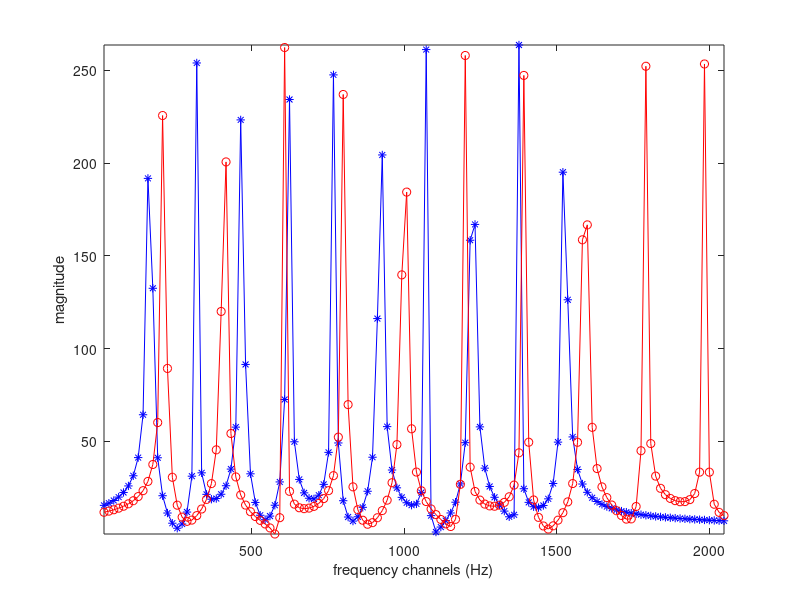
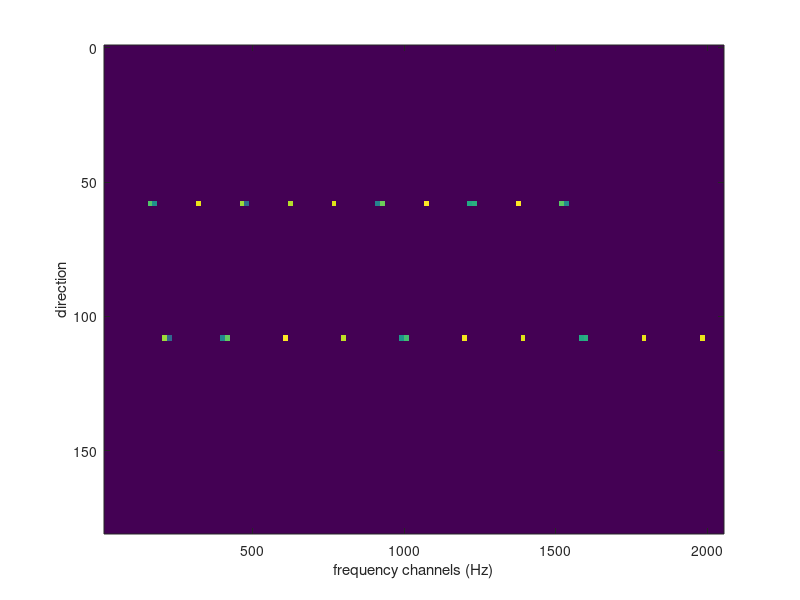
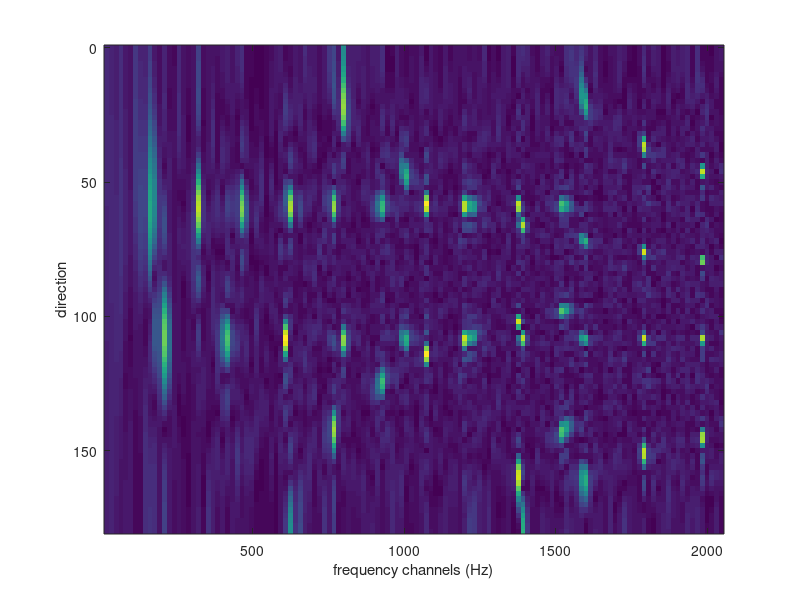
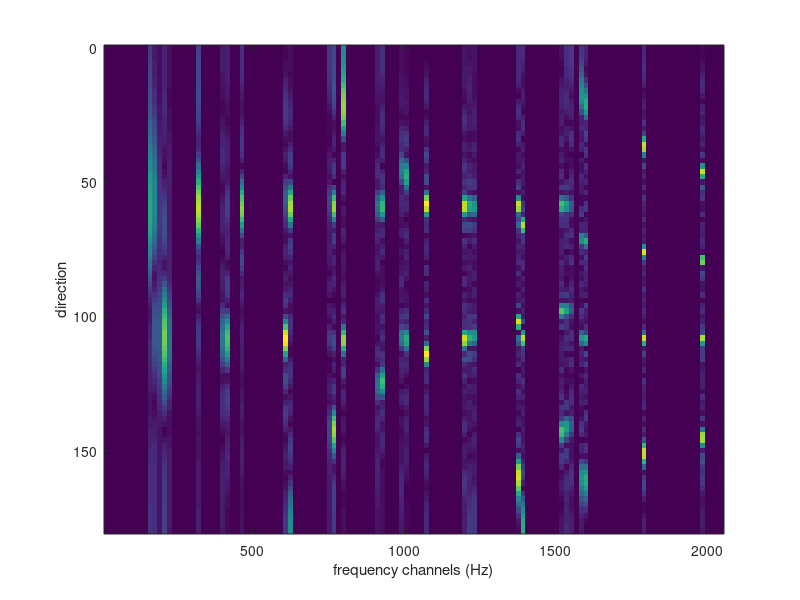

These figures' MATLAB source, in order: (Note: this script raises an error after producing the figures.)
clear all;
close all;
clc;
%% %%%%%%%%%----------------parameters for Radar------------------%%%%%%%%%%
% %% ------------------------array signal--------------------------------- %%
% C=3*10^8;
% M=10; %number of ULA 
% K=2;
% theta = [68.78 108.42]';
% resolution = 2;
% grid = (0:resolution:180)';
% N = length(grid);
% i=sqrt(-1);
% %% ----------------------wideband signal generation--------------------- %%
% T=256;%signal length
% C_N=256;%number of channels
% fs=4096*10^6;
% B=[485 485]*10^6;
% r=B./(T/fs);
% t=(0:T-1)/fs;
% N_t=length(t);
% f0=[544 1024]*10^6;
% amp = [1 1]';
% S=zeros(K,T);
% for k=1:K
% S(k,:) = amp(k)*exp(2*i* pi *(f0(k)*t+0.5*r(k)*t.^2));
% end
% % S(1,:) = exp(2*i* pi *(100*t))+exp(2*i* pi *(200*t))+exp(2*i* pi *(300*t))+exp(2*i* pi *(400*t));%+exp(2*i* pi *(500*t))
% % S(2,:) = exp(2*i* pi *(145*t))+exp(2*i* pi *(2*145*t))+exp(2*i* pi *(3*145*t))+exp(2*i* pi *(4*145*t));%+exp(2*i* pi *(5*145*t))
% 
% % observed signal
% Y0 = (fft(S,C_N,2));
% f=[fs/C_N:fs/C_N:fs/2];
% C_N=C_N/2;
% Y00 = Y0(:,1:C_N);
% figure
% plot(f/10^6,abs(Y00(1,:)),'b*-')
% hold on
% plot(f/10^6,abs(Y00(2,:)),'ro-')
% xlabel('frequency channels (MHz)')
% ylabel('magnitude')
% axis tight;
% figure
% plot(abs(Y00(1,:)),'b*-')
% hold on
% plot(abs(Y00(2,:)),'ro-')
% lambda=C./f;
% f_ref=640*10^6;
% d=0.5*C/f_ref;
% x_true=zeros(N,C_N);
% x_true(29,34:64)=1;
% x_true(55,64:98)=1;
% figure
% imagesc(f/10^6,grid,x_true)
% xlabel('frequency channels (MHz)')
% ylabel('direction')
%% %%%%%%%%----------------parameters for Sonar-------------%%%%%%%%%%%%%%%
%% ------------------------array signal--------------------------------- %%
C=1500;
M=10; %number of ULA 
K=2;
theta = [58.77 108.42]';
%theta = [68.78 108.42]';
resolution = 2;
grid = (0:resolution:180)';
N = length(grid);
i=sqrt(-1);
%% ----------------------wideband signal generation--------------------- %%
T=256;%signal length
C_N=256;%number of channels
fs=4096;
C_f=fs/C_N;
t=(0:T-1)/fs;
N_t=length(t);
Order=10;
f0=[151 197];%180
amp = [1 1]';
S=zeros(K,T);
for k=1:K
    for n=1:Order
       S(k,:) = S(k,:)+amp(k)*exp(2*i* pi *(n*f0(k)*t));
    end
end
Y0 = (fft(S,C_N,2));
f=[C_f:C_f:fs/2];
C_N=C_N/2;
Y00 = Y0(:,1:C_N);
figure
plot(f,abs(Y00(1,:)),'b*-')
hold on
plot(f,abs(Y00(2,:)),'ro-')
% hold on
% plot(f,abs(Y00(3,:)),'k.-')
% hold on
% plot(f,abs(Y00(4,:)),'y--')
xlabel('frequency channels (Hz)')
ylabel('magnitude')
axis tight;
pos_channel_1=find(abs(Y00(1,:))>80);
pos_channel_2=find(abs(Y00(2,:))>80);
% pos_channel_3=find(abs(Y00(3,:))>80);
% pos_channel_4=find(abs(Y00(4,:))>80);
pos_channel=unique([pos_channel_1 pos_channel_2]);%pos_channel_3 pos_channel_4

lambda=C./f;
f_ref=500;
d=0.5*C/f_ref;
x_true=zeros(N,C_N);
pos_true= [fix(theta(1)/resolution)+1 fix(theta(2)/resolution)+1]'; %fix(theta(3)/resolution)+1 fix(theta(4)/resolution)+1
x_true(pos_true(1),pos_channel_1)=abs(Y00(1,pos_channel_1));
x_true(pos_true(2),pos_channel_2)=abs(Y00(2,pos_channel_2));
% x_true(pos_true(3),pos_channel_3)=1;
% x_true(pos_true(4),pos_channel_4)=1;
figure
imagesc(f,grid,x_true)
xlabel('frequency channels (Hz)')
ylabel('direction')
% d_err = 0.2*randn(M,1);
% d_err(1) = 0;
d_err = zeros(M,1);
%% --------uniform linear array (ULA), with the origin at the middle-----%%
A_true = zeros(C_N*M,K);
for tn=1:C_N
    for m = 1:M
       for k = 1:K
       A_true((tn-1)*M+m,k) = exp(-2*i * pi *(d*(m-(M+1)/2)+d_err(m))* cos(theta(k)/180*pi)/lambda(tn));
        end
    end
end
%% --------------------observation generation----------------------------%%
Y=zeros(M,C_N);
for tn = 1:C_N
    Y(:,tn) = A_true((tn-1)*M+1:tn*M,:)*Y00(:,tn);
end
%% -----------------------Dictionary construct---------------------------%%
A = zeros(C_N*M,N);
B = zeros(C_N*M,N);
for tn=1:C_N
    for m = 1:M
       for n = 1:N
       A((tn-1)*M+m,n) = exp(-2*i * pi *(d*(m-(M+1)/2)) * cos(grid(n)/180*pi)/lambda(tn));
       B((tn-1)*M+m,n) = 2*i * pi *(d*(m-(M+1)/2)) * sin(grid(n)/180*pi)/lambda(tn)* A((tn-1)*M+m,n);
        end
    end
end
%%  ----------------add noise-------------------------
%snr = [-10 -15 -18];
snr = -35;
Err_1=zeros(length(snr),1);
Err_2=zeros(length(snr),1);
%N_exp = 10;
N_exp = 1;
for nnn=1:length(snr)
    nnn
    for mmm=1:N_exp
Sigma_a=sqrt(10^(-snr(nnn)/10));
Noise=Sigma_a*randn(size(Y))/sqrt(2)+sqrt(-1)*Sigma_a*randn(size(Y))/sqrt(2);
Y_n = Y + Noise;
SNR=0;
for nnnn=1:10 
    SNR=SNR+10*log10(norm(Y(nnnn,:))^2/norm(Noise(nnnn,:))^2);
end
SNR=SNR/20
%% ------------------------conventioal beamforming-----------------------%%
Xbeam_hat=zeros(N,C_N);
for tn=1:C_N
    Xbeam_hat(:,tn)=A((tn-1)*M+1:(tn)*M,:)'*Y_n(:,tn);
end
figure
imagesc(f,grid,abs(Xbeam_hat))
xlabel('frequency channels (Hz)')
ylabel('direction')
temp=sort(mean(abs(Xbeam_hat(:,10:end))));
temp_a=temp(88);
pos_channel = find(mean(abs(Xbeam_hat(:,10:end)))>temp_a)+9;
Xbeam_hat_channel=zeros(size(Xbeam_hat));
Xbeam_hat_channel(:,pos_channel)=Xbeam_hat(:,pos_channel);
figure
imagesc(f,grid,abs(Xbeam_hat_channel))
xlabel('frequency channels (Hz)')
ylabel('direction')
%%
A_temp=zeros(M*length(pos_channel),N);
Y_temp=zeros(M,length(pos_channel));
for nn=1:length(pos_channel)
    A_temp((nn-1)*M+1:nn*M,:)=A((pos_channel(nn)-1)*M+1:pos_channel(nn)*M,:);
    B_temp((nn-1)*M+1:nn*M,:)=B((pos_channel(nn)-1)*M+1:pos_channel(nn)*M,:);
    Y_temp(:,nn)=Y_n(:,pos_channel(nn));
end
%% ----------------------------BP+averaging---------------------------%%
% Xbp_hat_h = zeros(N,C_N);
% lam1=0.8;
% Xbp_hat=zeros(N,length(pos_channel));
% for nn=1:length(pos_channel)
% cvx_begin
%         variable  Xbp(N) complex;
%         minimize(norm(Xbp,1)+lam1*norm(Y_temp(:,nn)-A_temp((nn-1)*M+1:(nn)*M,:)*Xbp));  
% cvx_end 
% Xbp_hat(:,nn)=Xbp;
% end
% Xbp_hat_h (:,pos_channel)=Xbp_hat;
% figure
% imagesc(f,grid,abs(Xbp_hat_h));
% xlabel('frequency channels (Hz)')
% ylabel('direction')
% %% ----------------------------joint BPDN---------------------------%%
% Xbp_hat_h_joint = zeros(N,C_N);
% C_N_1=length(pos_channel);
% lam2=0.1;
% 
% cvx_begin
%      variable xgbp(N*C_N_1) complex;
%      expression temp(N); 
%      expression x_temp(C_N_1);  
%      for t=1:N     
%      for nn=1:C_N_1
%          x_temp(nn)=xgbp(t+(nn-1)*N);
%      end
%          temp(t)=norm(x_temp,2);  
%      end
%        temp_e=0;
%         for t=1:C_N_1
%         temp_e=temp_e+norm(Y_temp(:,t)-A_temp((t-1)*M+1:(t)*M,:)*xgbp((t-1)*N+1:t*N),2);
%         end
%      minimize(sum(temp,1)+lam2*temp_e);    
% cvx_end
% 
% Xbp_hat_j=reshape(xgbp,N,C_N_1);
% Xbp_hat_h_joint (:,pos_channel)=Xbp_hat_j;
% figure
% imagesc(f,grid,abs(Xbp_hat_h_joint));
% xlabel('frequency channels (Hz)')
% ylabel('direction')
%% ------------------------------fused Lasso-----------------------------%%
% Xbp_hat_h = zeros(N,C_N);
% C_N_1=length(pos_channel);
% D_oper = zeros( (C_N_1 - 1) , N * C_N_1 );
% for t = 1 : C_N_1-1 
%     D_oper( t , : ) = [ zeros(1 , (t-1)*N) , ones(1,N) ,  -1*ones(1,N) , zeros(1 , N*C_N_1-(2+(t-1))*N)];
% end
% lam1=1;
% lam2=1;
% tic;
% cvx_begin
%         variable  Xbp(N*C_N_1) complex;
%         minimize(lam1*norm(Xbp,1)+lam2*norm(D_oper*Xbp,1));  
%         temp=0;
%         for t=1:length(pos_channel)
%         temp=temp+norm(Y_n(:,pos_channel(t))-A((pos_channel(t)-1)*M+1:(pos_channel(t))*M,:)*Xbp((t-1)*N+1:t*N),2);
%         end
%         subject to
%         temp<=350*(Sigma_a);
% cvx_end 
% toc
% Xbp_hat=reshape(Xbp,N,C_N_1);
% Xbp_hat_h (:,pos_channel)=Xbp_hat;
% figure
% imagesc(f,grid,abs(Xbp_hat_h));
% xlabel('frequency channels (Hz)')
% ylabel('direction')
%% --------------------SBL without joint sparsity------------------------%%
% Xbcs_s_hat=zeros(N,C_N);
% for t=1:length(pos_channel)
% Xbcs_s_hat(:,pos_channel(t))=bcs_vb( A((pos_channel(t)-1)*M+1:pos_channel(t)*M,:),Y_n(:,pos_channel(t)));    
% end
% figure
% imagesc(f,grid,abs(Xbcs_s_hat))
% xlabel('frequency channels (Hz)')
% ylabel('direction')
%% --------------------SBL with joint sparsity---------------------------%% 
% Xbcs_g_hat_h=zeros(N,C_N); 
% Xbcs_g_hat=bmtl_vb(A_temp,Y_temp);
% Xbcs_g_hat_h(:,pos_channel)=Xbcs_g_hat;
% figure
% imagesc(f,grid,abs(Xbcs_g_hat_h))
% xlabel('frequency channels (Hz)')
% ylabel('direction')
% 
%% ------------------------MTL-CS-DP-(on-grid)---------------------------%%
Xdp_hat_h=zeros(N,C_N);
[Xdp_hat alpha_m alpha0_DP]=bmtl_DP(A_temp,Y_temp);
Xdp_hat_h(:,pos_channel)=Xdp_hat;
alpha_m=alpha_m/max(max(alpha_m));
pos_alpha_m=find(sum(alpha_m)>0.5);
figure
imagesc(f,grid,abs(Xdp_hat_h))
xlabel('frequency channels (Hz)')
ylabel('direction')
[ind alpha_DP]=kmeans(alpha_m(:,pos_alpha_m).',2,'EmptyAction','drop');


theta_ex=[58 60];
%theta_ex=[108 110];
pos_theta_ex = fix(theta_ex/resolution)+1;

pos_DP=find(alpha_DP(:,pos_theta_ex)>0.01);
alpha_DP_1 = alpha_DP(pos_DP(1),:);
if pos_DP(1)==2;
alpha_DP_2 = alpha_DP(1,:);
else
alpha_DP_2 = alpha_DP(2,:);  
end
theta_test = [min(theta_ex):0.01:max(theta_ex)];
pos_test=[1:min(pos_theta_ex)-1 max(pos_theta_ex)+1:N];
temp_func = zeros(length(theta_test),1);
temp_func_inv = zeros(length(theta_test),1);
[temp bbb_temp]=max(Xdp_hat);
%f_test_temp_1=  pos_channel_1;%[10 20 29 39 48 58 67 77 86 95]
%f_test_temp_1=[13 26 38 51 63 76 88 100 112 125];
%f_test_temp_1=[13 26 38 51 63 76 88 100 112 125];
% f_test_temp_1 = pos_channel;
% pos_test_temp = zeros(length(f_test_temp_1),1);
% for nn=1:length(f_test_temp_1)
%     if isempty(find(pos_channel==f_test_temp_1(nn)))
%        pos_test_temp(nn) = 0;
%     else
%     pos_test_temp(nn)=find(pos_channel==f_test_temp_1(nn));
%     end
% end
% pos_test_temp_temp=find(pos_test_temp);
% pos_test_temp = pos_test_temp(pos_test_temp_temp);
pos_test_temp_1 = find(bbb_temp==pos_theta_ex(1));
pos_test_temp_2 = find(bbb_temp==pos_theta_ex(2));
if length(pos_test_temp_1)>=length(pos_test_temp_2)
pos_test_temp = pos_test_temp_1;
else
pos_test_temp = pos_test_temp_2; 
end
f_temp = f(pos_channel);
a_steer=zeros(M,1);
d_steer=zeros(M,1);
d_M=d*([1:M]-(M+1)/2)';
for kk = 1:length(theta_test);
 for nn=1:length(pos_test_temp)
%  nn=11;
 f_t = f_temp (pos_test_temp(nn));
 [aa_temp bb_pos]=max(Xdp_hat(:,pos_test_temp(nn)));
 if abs(bb_pos-pos_theta_ex(1))<=1;
     alpha_DP_temp=alpha_DP_1;
 else
     alpha_DP_temp=alpha_DP_2; 
 end
 lambda_temp = C./f_t;
 a_steer = exp(-2*i * pi *(d_M)* cos(theta_test(kk)/180*pi)/lambda_temp);
 d_steer = 2*i * pi *(d_M) * sin(theta_test(kk)/180*pi)/lambda_temp.*a_steer;
 A_temp_test = A_temp((pos_test_temp(nn)-1)*M+1:pos_test_temp(nn)*M,pos_test);
 R_y_f = Y_temp(:,pos_test_temp(nn))*Y_temp(:,pos_test_temp(nn))';
 Sigma_test = A_temp_test*diag(alpha_DP_temp(pos_test))* A_temp_test' + Sigma_a^2*eye(M);%alpha0_DP/T*sqrt(2)
 temp_func(kk) = temp_func(kk) + ...
     (a_steer'*inv(Sigma_test)*(a_steer*a_steer'*inv(Sigma_test)*R_y_f-R_y_f*inv(Sigma_test)*a_steer*a_steer')*inv(Sigma_test)*d_steer)/(a_steer'*inv(Sigma_test)*R_y_f*inv(Sigma_test)*a_steer);
 %temp_func(kk) = (a_steer'*inv(Sigma_test)*(a_steer*a_steer'*inv(Sigma_test)*R_y_f-R_y_f*inv(Sigma_test)*a_steer*a_steer')*inv(Sigma_test)*d_steer)/(a_steer'*inv(Sigma_test)*R_y_f*inv(Sigma_test)*a_steer);
 end
 temp_func_inv(kk)=1/(real(temp_func(kk)));
end
% figure
% plot(theta_test,real(temp_func));
figure
plot(theta_test,10*log(abs(temp_func_inv)/max((abs(temp_func_inv)))));
est_theta_pos_1=find(abs(temp_func_inv)==max(abs(temp_func_inv)));
est_theta_DP = theta_test(est_theta_pos_1)

theta_ex=[108 110];
pos_theta_ex = fix(theta_ex/resolution)+1;

pos_DP=find(alpha_DP(:,pos_theta_ex)>0.01);
alpha_DP_1 = alpha_DP(pos_DP(1),:);
if pos_DP(1)==2;
alpha_DP_2 = alpha_DP(1,:);
else
alpha_DP_2 = alpha_DP(2,:);  
end
theta_test = [min(theta_ex):0.01:max(theta_ex)];
pos_test=[1:min(pos_theta_ex)-1 max(pos_theta_ex)+1:N];
temp_func = zeros(length(theta_test),1);
temp_func_inv = zeros(length(theta_test),1);
[temp bbb_temp]=max(Xdp_hat);
%f_test_temp_1=  pos_channel_1;%[10 20 29 39 48 58 67 77 86 95]
%f_test_temp_1=[13 26 38 51 63 76 88 100 112 125];
%f_test_temp_1=[13 26 38 51 63 76 88 100 112 125];
% f_test_temp_1 = pos_channel;
% pos_test_temp = zeros(length(f_test_temp_1),1);
% for nn=1:length(f_test_temp_1)
%     if isempty(find(pos_channel==f_test_temp_1(nn)))
%        pos_test_temp(nn) = 0;
%     else
%     pos_test_temp(nn)=find(pos_channel==f_test_temp_1(nn));
%     end
% end
% pos_test_temp_temp=find(pos_test_temp);
% pos_test_temp = pos_test_temp(pos_test_temp_temp);
pos_test_temp_1 = find(bbb_temp==pos_theta_ex(1));
pos_test_temp_2 = find(bbb_temp==pos_theta_ex(2));
if length(pos_test_temp_1)>=length(pos_test_temp_2)
pos_test_temp = pos_test_temp_1;
else
pos_test_temp = pos_test_temp_2; 
end
f_temp = f(pos_channel);
a_steer=zeros(M,1);
d_steer=zeros(M,1);
d_M=d*([1:M]-(M+1)/2)';
for kk = 1:length(theta_test);
 for nn=1:length(pos_test_temp)
%  nn=11;
 f_t = f_temp (pos_test_temp(nn));
 [aa_temp bb_pos]=max(Xdp_hat(:,pos_test_temp(nn)));
 if abs(bb_pos-pos_theta_ex(1))<=1;
     alpha_DP_temp=alpha_DP_1;
 else
     alpha_DP_temp=alpha_DP_2; 
 end
 lambda_temp = C./f_t;
 a_steer = exp(-2*i * pi *(d_M)* cos(theta_test(kk)/180*pi)/lambda_temp);
 d_steer = 2*i * pi *(d_M) * sin(theta_test(kk)/180*pi)/lambda_temp.*a_steer;
 A_temp_test = A_temp((pos_test_temp(nn)-1)*M+1:pos_test_temp(nn)*M,pos_test);
 R_y_f = Y_temp(:,pos_test_temp(nn))*Y_temp(:,pos_test_temp(nn))';
 Sigma_test = A_temp_test*diag(alpha_DP_temp(pos_test))* A_temp_test' + Sigma_a^2*eye(M);%alpha0_DP/T*sqrt(2)
 temp_func(kk) = temp_func(kk) + ...
     (a_steer'*inv(Sigma_test)*(a_steer*a_steer'*inv(Sigma_test)*R_y_f-R_y_f*inv(Sigma_test)*a_steer*a_steer')*inv(Sigma_test)*d_steer)/(a_steer'*inv(Sigma_test)*R_y_f*inv(Sigma_test)*a_steer);
 %temp_func(kk) = (a_steer'*inv(Sigma_test)*(a_steer*a_steer'*inv(Sigma_test)*R_y_f-R_y_f*inv(Sigma_test)*a_steer*a_steer')*inv(Sigma_test)*d_steer)/(a_steer'*inv(Sigma_test)*R_y_f*inv(Sigma_test)*a_steer);
 end
 temp_func_inv(kk)=1/(real(temp_func(kk)));
end
% figure
% plot(theta_test,real(temp_func));
figure
plot(theta_test,10*log(abs(temp_func_inv)/max((abs(temp_func_inv)))));
est_theta_pos_1=find(abs(temp_func_inv)==max(abs(temp_func_inv)));
est_theta_DP = theta_test(est_theta_pos_1)


% xp_rec = grid;
% Xdp_hat_ref=max(abs(Xdp_hat_h(:,pos_channel_1(2))).^2,abs(Xdp_hat_h(:,pos_channel_2(1))).^2);
% figure(101),plot(theta, 10*log10(amp.^2), 'bo', xp_rec, 10*log10(abs(Xdp_hat_h(:,pos_channel_1(2))).^2/Xdp_hat_ref), 'r*-');
% hold on
% plot(xp_rec, 10*log10(abs(Xdp_hat_h(:,pos_channel_2(1))).^2/Xdp_hat_ref), 'rx-');
% %axis([0,180,min([10*log10(amp.^2); 10*log10(abs(Xdp_hat_h(:,pos_channel_2(1))).^2/max(abs(Xdp_hat_h(:,pos_channel_2(1))).^2))]),max([10*log10(amp.^2); 10*log10(abs(Xdp_hat_h(:,pos_channel_2(1))).^2/max(abs(Xdp_hat_h(:,pos_channel_2(1))).^2))])+3]);
% xlabel('DOA (degrees)', 'fontsize',12); ylabel('Power (dB)','fontsize',12);
% legend('True DOAs','target-1','target-2');
% axis tight;
%% ------------------------RVM zhangmeng Liu---------------------
X_RVM_hat_h=zeros(N,C_N);
[X_RVM_hat alpha alpha0] = mt_CS(A_temp,Y_temp);
X_RVM_hat_h(:,pos_channel)=X_RVM_hat;
figure
imagesc(f,grid,abs(X_RVM_hat_h))
xlabel('frequency channels (Hz)')
ylabel('direction')
%% testing
theta_ex=[56 58 60];
%theta_ex=[106 108 110];
pos_theta_ex = fix(theta_ex/resolution)+1;
theta_test = [min(theta_ex):0.01:max(theta_ex)];
pos_test=[1:min(pos_theta_ex)-1 max(pos_theta_ex)+1:N];
temp_func = zeros(length(theta_test),1);
temp_func_inv = zeros(length(theta_test),1);
%f_test_temp_1=  [10 20 29 39 48 58 67 77 86 95];
%f_test_temp_1=[13 26 38 51 63 76 88 100 112 125];
%f_test_temp_1=[13 26 38 51 63 76 88 100 112 125];
f_test_temp_1 = pos_channel;
pos_test_temp = zeros(length(f_test_temp_1),1);
for nn=1:length(f_test_temp_1)
    if isempty(find(pos_channel==f_test_temp_1(nn)))
       pos_test_temp(nn) = 0;
    else
    pos_test_temp(nn)=find(pos_channel==f_test_temp_1(nn));
    end
end
pos_test_temp_temp=find(pos_test_temp);
pos_test_temp = pos_test_temp(pos_test_temp_temp);
f_temp = f(pos_channel);
a_steer=zeros(M,1);
d_steer=zeros(M,1);
d_M=d*([1:M]-(M+1)/2)';
for kk = 1:length(theta_test);
 for nn=1:length(pos_test_temp)
%  nn=11;
 f_t = f_temp (pos_test_temp(nn));
 lambda_temp = C./f_t;
 a_steer = exp(-2*i * pi *(d_M)* cos(theta_test(kk)/180*pi)/lambda_temp);
 d_steer = 2*i * pi *(d_M) * sin(theta_test(kk)/180*pi)/lambda_temp.*a_steer;
 A_temp_test = A_temp((pos_test_temp(nn)-1)*M+1:pos_test_temp(nn)*M,pos_test);
 R_y_f = Y_temp(:,pos_test_temp(nn))*Y_temp(:,pos_test_temp(nn))';
 Sigma_test = A_temp_test*diag(alpha(pos_test))* A_temp_test' + alpha0/T*sqrt(2)*eye(M);
 temp_func(kk) = temp_func(kk) + ...
     (a_steer'*inv(Sigma_test)*(a_steer*a_steer'*inv(Sigma_test)*R_y_f-R_y_f*inv(Sigma_test)*a_steer*a_steer')*inv(Sigma_test)*d_steer)/(a_steer'*inv(Sigma_test)*R_y_f*inv(Sigma_test)*a_steer);
 %temp_func(kk) = (a_steer'*inv(Sigma_test)*(a_steer*a_steer'*inv(Sigma_test)*R_y_f-R_y_f*inv(Sigma_test)*a_steer*a_steer')*inv(Sigma_test)*d_steer)/(a_steer'*inv(Sigma_test)*R_y_f*inv(Sigma_test)*a_steer);
 end
 temp_func_inv(kk)=1/(real(temp_func(kk)));
end
% figure
% plot(theta_test,real(temp_func));
figure
plot(theta_test,10*log(abs(temp_func_inv)/max((abs(temp_func_inv)))));
est_theta_pos_1=find(abs(temp_func_inv)==max(abs(temp_func_inv)));
est_theta_1 = theta_test(est_theta_pos_1)

theta_ex=[106 108 110];
pos_theta_ex = fix(theta_ex/resolution)+1;
theta_test = [min(theta_ex):0.01:max(theta_ex)];
pos_test=[1:min(pos_theta_ex)-1 max(pos_theta_ex)+1:N];
temp_func = zeros(length(theta_test),1);
temp_func_inv = zeros(length(theta_test),1);
%f_test_temp_1= pos_channel_2;
%f_test_temp_1=[13 26 38 51 63 76 88 100 112 125];
%f_test_temp_1=[13 26 38 51 63 76 88 100 112 125];
f_test_temp_1 = pos_channel;
pos_test_temp = zeros(length(f_test_temp_1),1);
for nn=1:length(f_test_temp_1)
    if isempty(find(pos_channel==f_test_temp_1(nn)))
       pos_test_temp(nn) = 0;
    else
    pos_test_temp(nn)=find(pos_channel==f_test_temp_1(nn));
    end
end
pos_test_temp_temp=find(pos_test_temp);
pos_test_temp = pos_test_temp(pos_test_temp_temp);
f_temp = f(pos_channel);
a_steer=zeros(M,1);
d_steer=zeros(M,1);
d_M=d*([1:M]-(M+1)/2)';
for kk = 1:length(theta_test);
 for nn=1:length(pos_test_temp)
%  nn=11;
 f_t = f_temp (pos_test_temp(nn));
 lambda_temp = C./f_t;
 a_steer = exp(-2*i * pi *(d_M)* cos(theta_test(kk)/180*pi)/lambda_temp);
 d_steer = 2*i * pi *(d_M) * sin(theta_test(kk)/180*pi)/lambda_temp.*a_steer;
 A_temp_test = A_temp((pos_test_temp(nn)-1)*M+1:pos_test_temp(nn)*M,pos_test);
 R_y_f = Y_temp(:,pos_test_temp(nn))*Y_temp(:,pos_test_temp(nn))';
 Sigma_test = A_temp_test*diag(alpha(pos_test))* A_temp_test' + alpha0/T*sqrt(2)*eye(M);
 temp_func(kk) = temp_func(kk) + ...
     (a_steer'*inv(Sigma_test)*(a_steer*a_steer'*inv(Sigma_test)*R_y_f-R_y_f*inv(Sigma_test)*a_steer*a_steer')*inv(Sigma_test)*d_steer)/(a_steer'*inv(Sigma_test)*R_y_f*inv(Sigma_test)*a_steer);
 %temp_func(kk) = (a_steer'*inv(Sigma_test)*(a_steer*a_steer'*inv(Sigma_test)*R_y_f-R_y_f*inv(Sigma_test)*a_steer*a_steer')*inv(Sigma_test)*d_steer)/(a_steer'*inv(Sigma_test)*R_y_f*inv(Sigma_test)*a_steer);
 end
 temp_func_inv(kk)=1/(real(temp_func(kk)));
end
% figure
% plot(theta_test,real(temp_func));
figure
plot(theta_test,10*log(abs(temp_func_inv)/max((abs(temp_func_inv)))));
est_theta_pos_1=find(abs(temp_func_inv)==max(abs(temp_func_inv)));
est_theta_2 = theta_test(est_theta_pos_1)
Error_noise_power = abs(alpha0/T*sqrt(2)-Sigma_a^2)/Sigma_a^2
% pos_theta_1=find(theta_test==theta(1));
% pos_theta_2=find(theta_test==theta(2));
% hold on;
% stem(theta_test(pos_theta_1),0,'r-*')
% hold on;
% stem(theta_test(pos_theta_2),0,'r-*')
% 
%% -----------------------MTL-CS-DP-(off-grid)---------------------------%% 
% Xdp_offgrid_hat_h=zeros(N,C_N);
% [Xdp_offgrid_hat X_Beta]=bmtl_DP_offgrid_2(A_temp,B_temp,Y_temp,resolution);
% Xdp_offgrid_hat_h(:,pos_channel)=Xdp_offgrid_hat;
% 
% figure
% imagesc(f,grid,abs(Xdp_offgrid_hat_h))
% xlabel('frequency channels (Hz)')
% ylabel('direction')
% 
% pos_a=find(sum(abs(X_Beta),2)>0.001);
% temp_Beta = X_Beta;
% beta=zeros(N,1);
% for n=1:length(pos_a)
%     temp_pos=find(abs(X_Beta(pos_a(n),:))>0.001);
%     beta(pos_a(n))=mean(X_Beta(pos_a(n),temp_pos));
% end
% % xp_rec = grid + beta;
% % Xdp_offgrid_hat_ref=max(abs(Xdp_offgrid_hat_h(:,pos_channel_1(2))).^2,abs(Xdp_offgrid_hat_h(:,pos_channel_2(1))).^2);
% % figure(100),plot(theta, 10*log10(amp.^2), 'bo', xp_rec, 10*log10(abs(Xdp_offgrid_hat_h(:,pos_channel_1(1))).^2/Xdp_offgrid_hat_ref), 'r*-');
% % hold on
% % plot(xp_rec, 10*log10(abs(Xdp_offgrid_hat_h(:,pos_channel_2(1))).^2/Xdp_offgrid_hat_ref), 'rx-');
% % % axis([0,180,min([10*log10(amp.^2); 10*log10(abs(Xdp_offgrid_hat_h(:,pos_channel_2(1))).^2/Xdp_offgrid_hat_ref)]),...
% % %     max([10*log10(amp.^2); 10*log10(abs(Xdp_offgrid_hat_h(:,pos_channel_2(1))).^2/Xdp_offgrid_hat_ref)])+3]);
% % xlabel('DOA (degrees)', 'fontsize',12); ylabel('Power (dB)','fontsize',12);
% % legend('True DOAs','target-1','target-2');
% % axis tight;
% 
% est_theta=grid(pos_a)+beta(pos_a);
% 
% Err_1(nnn) = Err_1(nnn)+min(abs(est_theta-theta(1)));
% Err_2(nnn) = Err_2(nnn)+min(abs(est_theta-theta(2)));
%% ------------------------------CSSM------------------------
azi = theta+2*rand(2,1);
Rn  = zeros(M); Ry = zeros(M);
fc_n= 16*pos_channel(fix(length(pos_channel)/2));
lambda_temp_1=C./f_temp;
for kkk = 1:length(pos_channel)
Rx = (Y_temp(:,kkk)-mean(Y_temp(:,kkk)))*(Y_temp(:,kkk)-mean(Y_temp(:,kkk)))';
% For cssm
ksv=zeros(M,length(azi));
ksv0=zeros(M,length(azi));
for m = 1:M
for n = 1:length(azi)
ksv(m,n)=exp(-2*i * pi *d*(m-(M+1)/2) * cos(azi(n)/180*pi)/lambda_temp_1(kkk));
ksv0(m,n) = exp(-2*i * pi *d*(m-(M+1)/2) * cos(azi(n)/180*pi)/lambda_temp_1(fix(length(pos_channel)/2)));
end
end
prod = ksv*ksv0';
[Uf D Vf] = svd(prod);
TT = Vf*Uf';
Ryf{kkk} = TT*Rx*TT';
[aa bb] = eigs(Rx,M);
db = diag(bb);
sigv(kkk) = mean(db(K+1:end));
Ry = Ry + Ryf{kkk}/(length(pos_channel));%;
Rn = Rn + sigv(kkk)*TT*TT';
Fa{kkk} = aa(:,1:K);
W{kkk} = aa(:,K+1:end);
end
F1 = Fa;
[Ucssm Vcssm] = eigs(inv(Rn)*Ry,M);
Uncssm = Ucssm(:,K+1:end);
grid_test=(0:0.01:180)';
AA=zeros(M,length(grid_test));
for n = 1:length(grid_test)
for m = 1:M
AA(m,n) = exp(-2*i * pi *d*(m-(M+1)/2) * cos(grid_test(n)/180*pi)/lambda_temp_1(fix(length(pos_channel)/2)));
end
end
P_cssm=zeros(1,length(grid_test));
P_tops=zeros(1,length(grid_test));
for tta = 1:length(grid_test);
P_cssm(tta) = (1./abs(AA(:,tta)'*Uncssm*Uncssm'*AA(:,tta)));
end
figure('name','P_CSSM')
plot(grid_test,10*log10(abs(P_cssm)/max(abs(P_cssm))),'r-');
hold on;plot(theta, 10*log10([1 1].^2), 'bo');
xlabel('DOA (Deg.)'); ylabel('Gain (dB)');
    end
Err_1(nnn) = Err_1(nnn)/N_exp;
Err_2(nnn) = Err_2(nnn)/N_exp;
end
% % figure(1001),plot(theta, 10*log10(amp.^2), 'bo', grid, 10*log10(abs(Xdp_hat_h(:,S11+16)).^2/max(abs(Xdp_hat_h(:,S11+16)).^2)), 'r*-');
% % hold on
% % plot(grid, 10*log10(abs(Xdp_hat_h(:,S22-16)).^2/max(abs(Xdp_hat_h(:,S22-16)).^2)), 'rx-');
% % axis([0,180,min([10*log10(amp.^2); 10*log10(abs(Xdp_hat_h(:,S22-16)).^2/max(abs(Xdp_hat_h(:,S22-16)).^2));10*log10(abs(Xdp_hat_h(:,S11+16)).^2/max(abs(Xdp_hat_h(:,S11+16)).^2))]),max([10*log10(amp.^2); 10*log10(abs(Xdp_hat_h(:,S22-16)).^2/max(abs(Xdp_hat_h(:,S22-16)).^2));10*log10(abs(Xdp_hat_h(:,S11+16)).^2/max(abs(Xdp_hat_h(:,S11+16)).^2))])+3]);
% % xlabel('DOA (degrees)', 'fontsize',12); ylabel('Power (dB)','fontsize',12);
% % legend('True DOAs','target-1','target-2');
% % axis tight;
% % figure(1002),plot(theta, 10*log10(amp.^2), 'bo', grid, 10*log10(abs(Xbcs_g_hat_h(:,S11+16)).^2/max(abs(Xbcs_g_hat_h(:,S11+16)).^2)), 'r*-');
% % hold on
% % plot(grid, 10*log10(abs(Xbcs_g_hat_h(:,S22-16)).^2/max(abs(Xbcs_g_hat_h(:,S22-16)).^2)), 'rx-');
% % axis([0,180,min([10*log10(amp.^2); 10*log10(abs(Xbcs_g_hat_h(:,S22-16)).^2/max(abs(Xbcs_g_hat_h(:,S22-16)).^2));10*log10(abs(Xdp_hat_h(:,S11+16)).^2/max(abs(Xdp_hat_h(:,S11+16)).^2))]),max([10*log10(amp.^2); 10*log10(abs(Xbcs_g_hat_h(:,S22-16)).^2/max(abs(Xbcs_g_hat_h(:,S22-16)).^2));10*log10(abs(Xbcs_g_hat_h(:,S11+16)).^2/max(abs(Xbcs_g_hat_h(:,S11+16)).^2))])+3]);
% % xlabel('DOA (degrees)', 'fontsize',12); ylabel('Power (dB)','fontsize',12);
% % legend('True DOAs','target-1','target-2');
% % axis tight;
% %% ---------------------------------------------------------%%
% Xvb_offgrid_hat_h=zeros(N,C_N);
% [Xvb_offgrid_hat X_Beta_vb]=bmtl_VB_offgrid_2(A((S11-1)*M+1:S22*M,:),B((S11-1)*M+1:S22*M,:),Y_n(:,S11:S22),resolution);
% Xvb_offgrid_hat_h(:,S11:S22)=Xvb_offgrid_hat;
% % figure
% % imagesc(f,grid,abs(Xvb_offgrid_hat_h))
% % xlabel('frequency channels (Hz)')
% % ylabel('direction')
% 
% pos_a_vb=find(sum(abs(X_Beta_vb),2)>0.001);
% beta_vb=zeros(N,1);
% for n=1:length(pos_a_vb)
%     temp_pos=find(abs(X_Beta_vb(pos_a_vb(n),:))>0.001);
%     beta_vb(pos_a_vb(n))=mean(X_Beta_vb(pos_a_vb(n),temp_pos));
% end
% % xp_rec = grid + beta_vb;
% % figure(1000),plot(theta, 10*log10(amp.^2), 'bo', xp_rec, 10*log10(abs(Xvb_offgrid_hat_h(:,S11+16)).^2/max(abs(Xvb_offgrid_hat_h(:,S11+16)).^2)), 'r*-');
% % hold on
% % plot(xp_rec, 10*log10(abs(Xvb_offgrid_hat_h(:,S22-16)).^2/max(abs(Xvb_offgrid_hat_h(:,S22-16)).^2)), 'rx-');
% % axis([0,180,min([10*log10(amp.^2); 10*log10(abs(Xvb_offgrid_hat_h(:,S11+16)).^2/max(abs(Xvb_offgrid_hat_h(:,S11+16)).^2))]),max([10*log10(amp.^2); 10*log10(abs(Xvb_offgrid_hat_h(:,S11+16)).^2/max(abs(Xvb_offgrid_hat_h(:,S11+16)).^2))])+3]);
% % xlabel('DOA (degrees)', 'fontsize',12); ylabel('Power (dB)','fontsize',12);
% % legend('True DOAs','target-1','target-2');
% % axis tight;
% est_theta_vb=grid(pos_a_vb)+beta_vb(pos_a_vb);
% Err_2(1)  = Err_2(1)+min(abs(est_theta_vb-theta(1)));
% Err_2(2)  = Err_2(2)+min(abs(est_theta_vb-theta(2)));